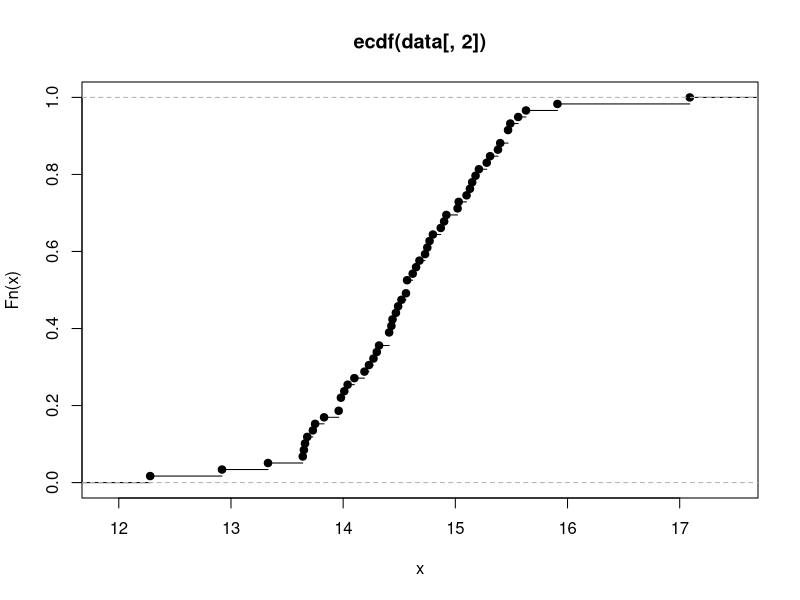
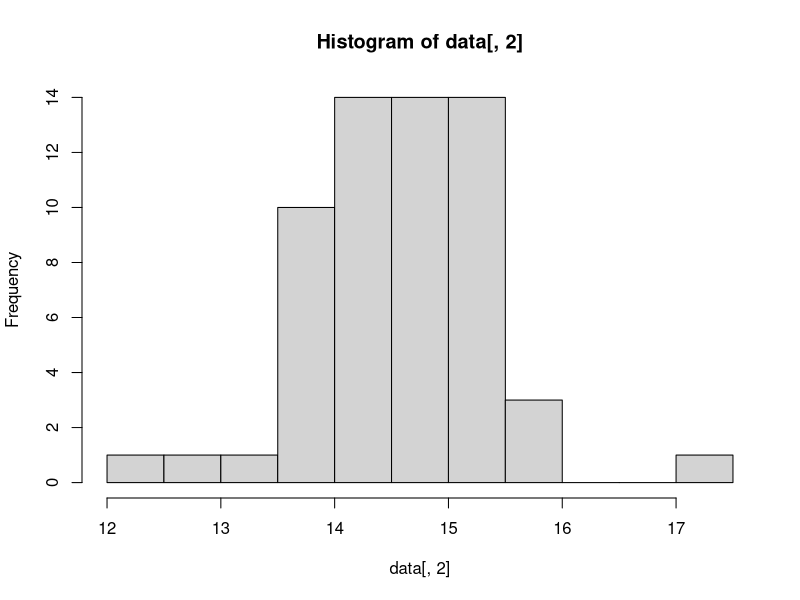
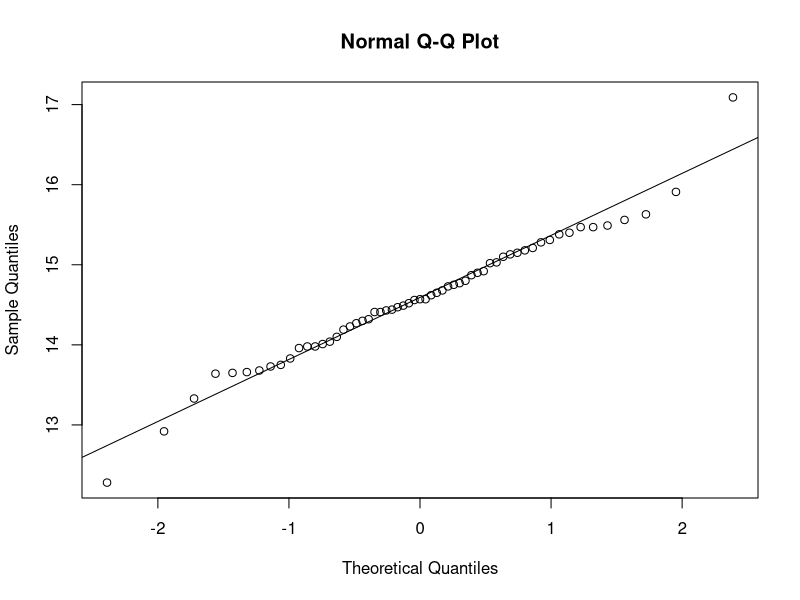
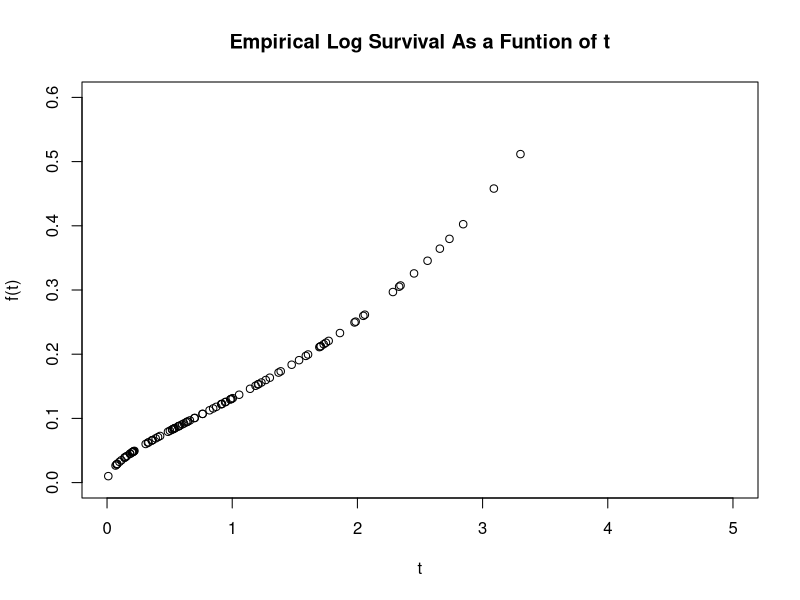
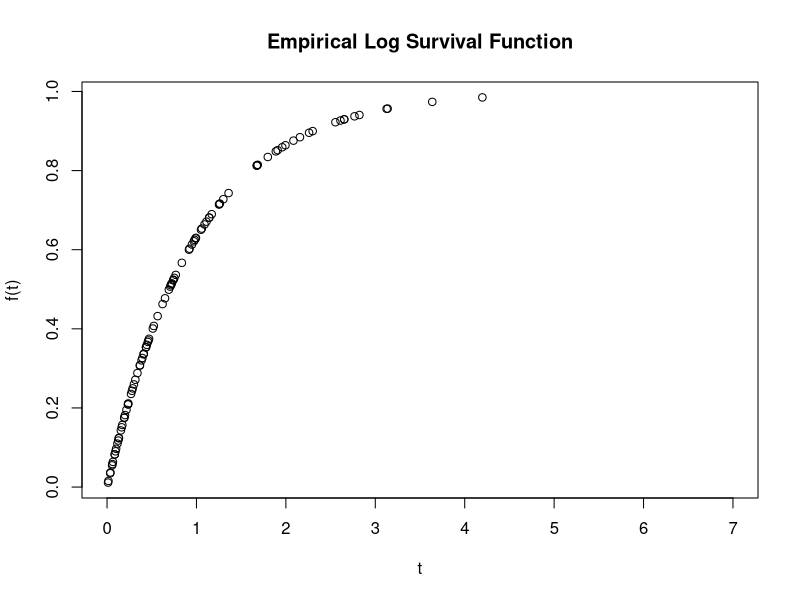
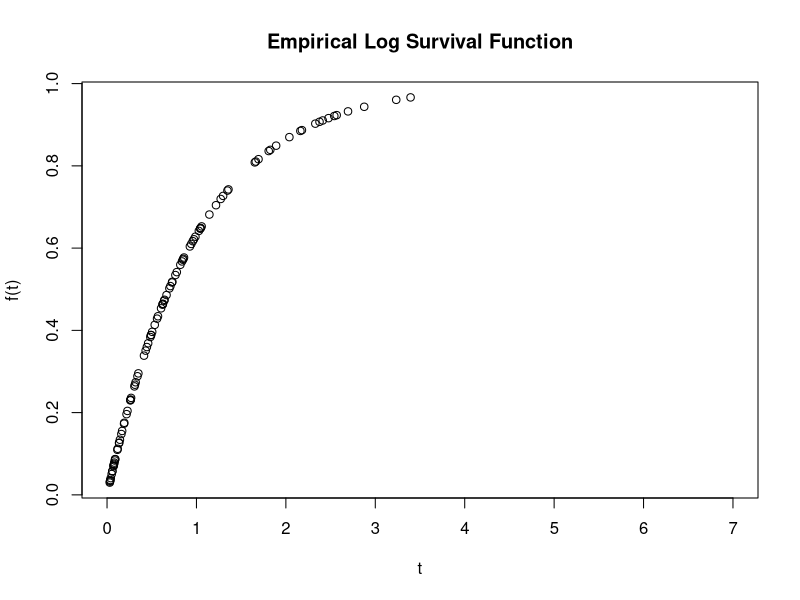
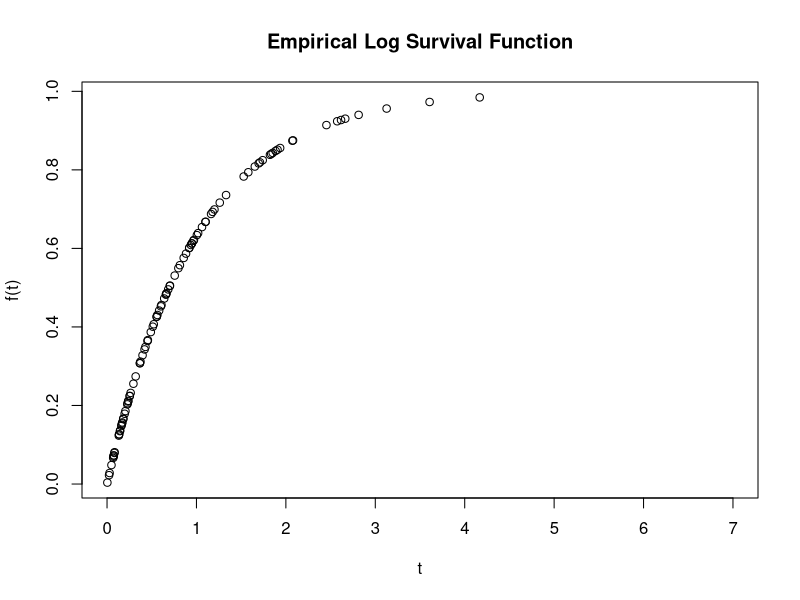
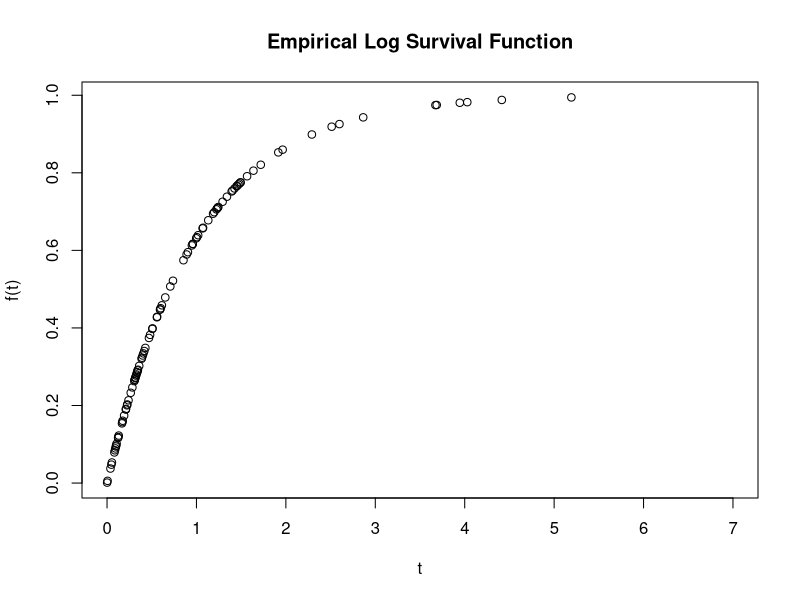

The R source for these figures, in order:
## ---- chunk 1
data <- read.csv("beeswax.csv")
## ---- chunk 2
#plot the ecdf of hydrocarbon data
plot(ecdf(data[ , 2]))

#histogram of hydrocarbon data
hist(data[ , 2], breaks = 15)

#normal probability plot of hydrocarbon data
qqnorm(data[ , 2])
qqline(data[ , 2])

#quantiles of hydrocarbon data
quantiles <- quantile(data[ , 2], probs = seq(0, 1, 0.05))
quantiles[c(3, 6, 11, 16, 19)]

## ---- chunk 3
#average percentage of hydrocarbons 
avg_hydrocarbons <- mean(data[ , 2])

(0.99 * avg_hydrocarbons) + (0.01 * 0.85)
(0.97 * avg_hydrocarbons) + (0.03 * 0.85)
(0.95 * avg_hydrocarbons) + (0.05 * 0.85)
## ---- chunk 4
sd(data[ , 2])
## ---- chunk 5
#generating an exponential sample of size 100
set.seed(3)
exp_sample <- rexp(n = 100, rate = 1)

#empirical log survival function
sd_exp_sample <- sqrt((1/100) * ((1 - exp(-exp_sample)) / (exp(-exp_sample))))

plot(exp_sample, sd_exp_sample, xlim = c(0, 5), ylim = c(0, 0.6), xlab = "t", ylab = "f(t)", main = "Empirical Log Survival As a Funtion of t")
## ---- chunk 6
exp_samples <- matrix(nrow = 100, ncol = 10)
#sd_exp_samples <- matrix(nrow = 100, ncol = 10)

#generating samples of size 100 from an exponential distribution
for (i in 1:10) {
  exp_samples[ , i] <- rexp(n = 100, rate = 1)
}

#plotting empirical log survival functions
for (i in 1:10) {
  plot(exp_samples[ , i], (1 - exp(-exp_samples[ , i])), xlim = c(0, 7), xlab = "t", ylab = "f(t)", main = "Empirical Log Survival Function")
}
## ---- chunk 7
ir_data <- read.csv("iridium.csv", header = FALSE)
rho_data <- read.csv("rhodium.csv", header = FALSE)
## ---- chunk 8
#histograms
ir_data <- as.numeric(unlist(ir_data))
rho_data <- as.numeric(unlist(rho_data))


hist(ir_data, breaks = 5)
hist(rho_data, breaks = 5)
## ---- chunk 9
#stem and leaf plots
stem(ir_data)
stem(rho_data)
## ---- chunk 10
#boxplots
boxplot(ir_data)
boxplot(rho_data)
## ---- chunk 11
#plots of data in the order of the experiment
plot(ir_data, xlab = "Trial", ylab = "Sublimation Temp", main = "Observations In Order of Experiment")
plot(rho_data, xlab = "Trial", ylab = "Sublimation Temp", main = "Observations In Order of Experiment")
## ---- chunk 12
#mean
mean(ir_data)

#median
median(ir_data)

#10% trimmed mean
mean(ir_data, trim = 0.1)

#20% trimmed mean
mean(ir_data, trim = 0.2)
## ---- chunk 13
mean(rho_data)

#median
median(rho_data)

#10% trimmed mean
mean(rho_data, trim = 0.1)

#20% trimmed mean
mean(rho_data, trim = 0.2)
## ---- chunk 14
#standard error iridium data
se_iridium <- sd(ir_data) / sqrt(27)

#standard error rhodium data
se_rhodium <- sd(rho_data) / sqrt(40)

#upper bound of CI for iridium
mean(ir_data) + (1.645 * se_iridium)
#lower bound of CI for iridium
mean(ir_data) - (1.645 * se_iridium)
#upper bound of CI for rhodium
mean(rho_data) + (1.645 * se_rhodium)
#lower bound of CI for rhodium
mean(rho_data) - (1.645 * se_rhodium)
## ---- chunk 15
sort(ir_data)
## ---- chunk 16
#constructing the bootstrap population
vals = sort(unique(ir_data))
counts = table(ir_data)
# makes the bootstrap pop as rounded version of sample, not quite right
boot_pop <- rep(vals, 100)
length(boot_pop)

#sampling from the bootstrap population
boot_pop_sample <- replicate(1000, sample(boot_pop, length(ir_data), FALSE)) 

# boot_pop_sample is now a matrix of 27 rows (the number of temps per sample), 
# and 1000 columns (the total number of samples).

#calculating the sample averages of the bootstrap samples
boot_x_bars_10 <- 0
for (i in 1:1000) {
  boot_x_bars_10[i] <- mean(boot_pop_sample[ , i], trim = 0.1)
}

boot_x_bars_20 <- 0
for (i in 1:1000) {
  boot_x_bars_20[i] <- mean(boot_pop_sample[ , i], trim = 0.2)
}

#histogram of 10% trimmed sample averages with vertical line at bootstrap pop. average
hist(boot_x_bars_10, main = "Histogram of Bootstrap 10% Trimmed Sample Averages", 
     xlab = "10% Trimmed Bootstrap Sample Averages")
boot_pop_mean <- mean(boot_pop)
abline(v=boot_pop_mean,col="red", lwd = 2)

#histogram of 20% trimmed sample averages with vertical line at bootstrap pop. average
hist(boot_x_bars_20, main = "Histogram of Bootstrap 20% Trimmed Sample Averages", 
     xlab = "20% Trimmed Bootstrap Sample Averages")
boot_pop_mean <- mean(boot_pop)
abline(v=boot_pop_mean,col="red", lwd = 2)

#standard errors
sd(boot_x_bars_10) / sqrt(1000)
sd(boot_x_bars_20) / sqrt(1000) 

#calculating standard errors
boot_se <- 0
for (i in 1:1000) {
  boot_se[i] <- (sd(boot_pop_sample[ , i]) / sqrt(27))
}

hist(boot_se)
## ---- chunk 17
#constructing the bootstrap population
vals = sort(unique(rho_data))
counts = table(rho_data)
# makes the bootstrap pop as rounded version of sample, not quite right
boot_pop <- rep(vals, 100)
length(boot_pop)

#sampling from the bootstrap population
boot_pop_sample <- replicate(1000, sample(boot_pop, length(rho_data), FALSE)) 

# boot_pop_sample is now a matrix of 40 rows (the number of temps per sample), 
# and 1000 columns (the total number of samples).

#calculating the sample averages of the bootstrap samples
boot_x_bars_10 <- 0
for (i in 1:1000) {
  boot_x_bars_10[i] <- mean(boot_pop_sample[ , i], trim = 0.1)
}

boot_x_bars_20 <- 0
for (i in 1:1000) {
  boot_x_bars_20[i] <- mean(boot_pop_sample[ , i], trim = 0.2)
}

#histogram of 10% trimmed sample averages with vertical line at bootstrap pop. average
hist(boot_x_bars_10, main = "Histogram of Bootstrap 10% Trimmed Sample Averages", 
     xlab = "10% Trimmed Bootstrap Sample Averages")
boot_pop_mean <- mean(boot_pop)
abline(v=boot_pop_mean,col="red", lwd = 2)

#histogram of 20% trimmed sample averages with vertical line at bootstrap pop. average
hist(boot_x_bars_20, main = "Histogram of Bootstrap 20% Trimmed Sample Averages", 
     xlab = "20% Trimmed Bootstrap Sample Averages")
boot_pop_mean <- mean(boot_pop)
abline(v=boot_pop_mean,col="red", lwd = 2)

#standard errors
sd(boot_x_bars_10) / sqrt(1000)
sd(boot_x_bars_20) / sqrt(1000) 

#calculating standard errors
boot_se <- 0
for (i in 1:1000) {
  boot_se[i] <- (sd(boot_pop_sample[ , i]) / sqrt(27))
}

hist(boot_se)
## ---- chunk 18
#constructing the bootstrap population
vals = sort(unique(ir_data))
counts = table(ir_data)
# makes the bootstrap pop as rounded version of sample, not quite right
boot_pop <- rep(vals, 100)
length(boot_pop)

#sampling from the bootstrap population
boot_pop_sample <- replicate(1000, sample(boot_pop, length(ir_data), FALSE)) 

# boot_pop_sample is now a matrix of 27 rows (the number of temps per sample), 
# and 1000 columns (the total number of samples).

#calculating the sample averages of the bootstrap samples
boot_medians <- 0
for (i in 1:1000) {
  boot_medians[i] <- median(boot_pop_sample[ , i])
}


#histogram of 10% trimmed sample averages with vertical line at bootstrap pop. average
hist(boot_medians, main = "Histogram of Bootstrap Medians", 
     xlab = "Medians of Bootstrap Sample Averages")
boot_pop_median <- median(boot_pop)
abline(v=boot_pop_median,col="red", lwd = 2)

#standard error
sd(boot_medians) / sqrt(1000)
## ---- chunk 19
#constructing the bootstrap population
vals = sort(unique(rho_data))
counts = table(rho_data)
# makes the bootstrap pop as rounded version of sample, not quite right
boot_pop <- rep(vals, 100)
length(boot_pop)

#sampling from the bootstrap population
boot_pop_sample <- replicate(1000, sample(boot_pop, length(rho_data), FALSE)) 

# boot_pop_sample is now a matrix of 40 rows (the number of temps per sample), 
# and 1000 columns (the total number of samples).

#calculating the sample averages of the bootstrap samples
boot_medians <- 0
for (i in 1:1000) {
  boot_medians[i] <- median(boot_pop_sample[ , i])
}


#histogram of 10% trimmed sample averages with vertical line at bootstrap pop. average
hist(boot_medians, main = "Histogram of Bootstrap Medians", 
     xlab = "Medians of Bootstrap Sample Averages")
boot_pop_median <- median(boot_pop)
abline(v=boot_pop_median,col="red", lwd = 2)

#standard error
sd(boot_medians) / sqrt(1000)
## ---- chunk 20
#standard error iridium data
se_iridium <- sd(ir_data) / sqrt(27)

#standard error rhodium data
se_rhodium <- sd(rho_data) / sqrt(40)

##10% trimmed
#upper bound of CI for iridium
mean(ir_data, trim = 0.1) + (1.645 * se_iridium)
#lower bound of CI for iridium
mean(ir_data, trim = 0.1) - (1.645 * se_iridium)
#upper bound of CI for rhodium
mean(rho_data, trim = 0.1) + (1.645 * se_rhodium)
#lower bound of CI for rhodium
mean(rho_data, trim = 0.1) - (1.645 * se_rhodium)

##20% trimmed
mean(ir_data, trim = 0.2) + (1.645 * se_iridium)
#lower bound of CI for iridium
mean(ir_data, trim = 0.2) - (1.645 * se_iridium)
#upper bound of CI for rhodium
mean(rho_data, trim = 0.2) + (1.645 * se_rhodium)
#lower bound of CI for rhodium
mean(rho_data, trim = 0.2) - (1.645 * se_rhodium)

